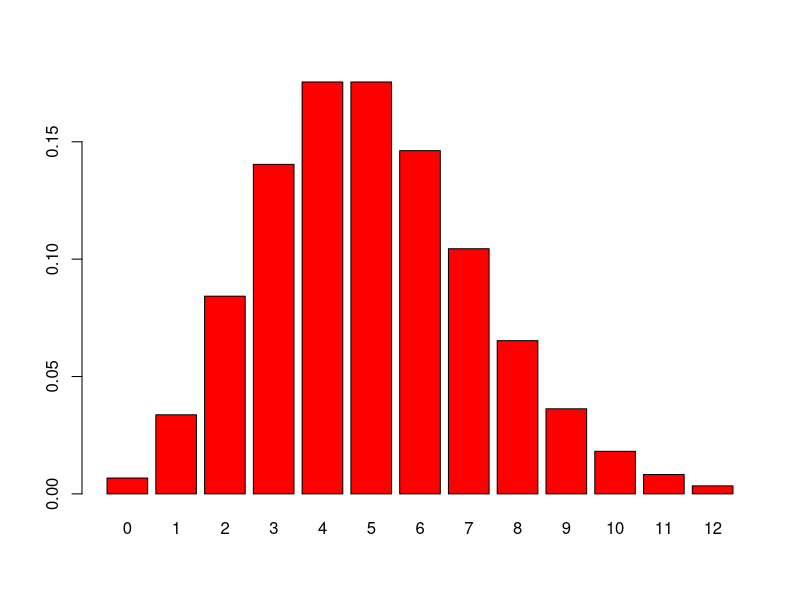
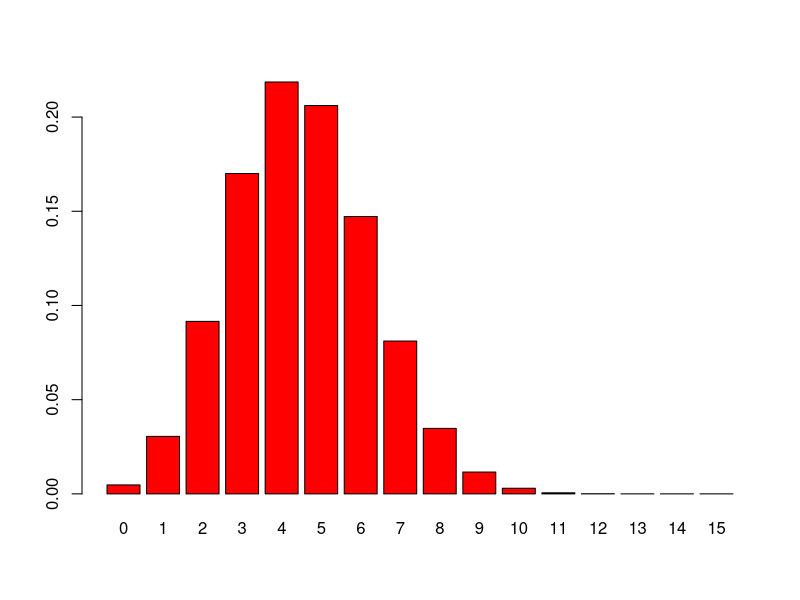
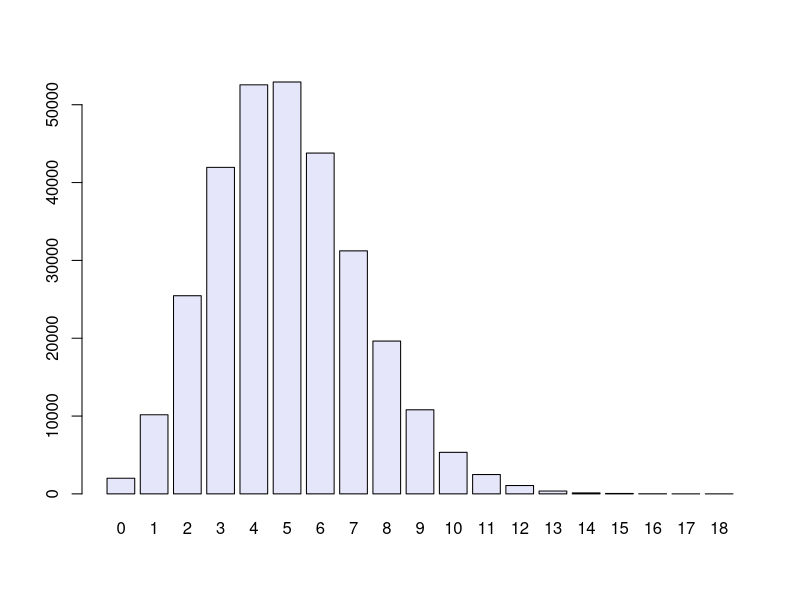

Write R code to recreate these figures, in order.
# codes on textbook
# 1.2 A real example
dpois(x = 3, lambda = 5)
dpois(x = 0:12, lambda = 5)
barplot(dpois(0:12, 5), names.arg = 0:12, col = "red")

# 1.3 Using discrete probability models
genotype = c("AA","AO","BB","AO","OO","AO","AA","BO","BO",
             "AO","BB","AO","BO","AB","OO","AB","BB","AO","AO")
table(genotype)
genotypeF = factor(genotype)
levels(genotypeF)
table(genotypeF)

# 1.3.1 Bernoulli trials
rbinom(15, prob = 0.5, size = 1)

# 1.3.2 Binomial success counts
rbinom(1, prob = 2/3, size = 12)

probabilities = dbinom(0:15, prob = 0.3, size = 15)
round(probabilities, 2)
barplot(probabilities, names.arg = 0:15, col = "red")

# 1.3.3 Poisson distributions
5^3 * exp(-5) / factorial(3)

rbinom(1, prob = 5e-4, size = 10000)
simulations = rbinom(n = 300000, prob = 5e-4, size = 10000)
barplot(table(simulations), col = "lavender")

# 1.3.4 A generative model for epitope detection
